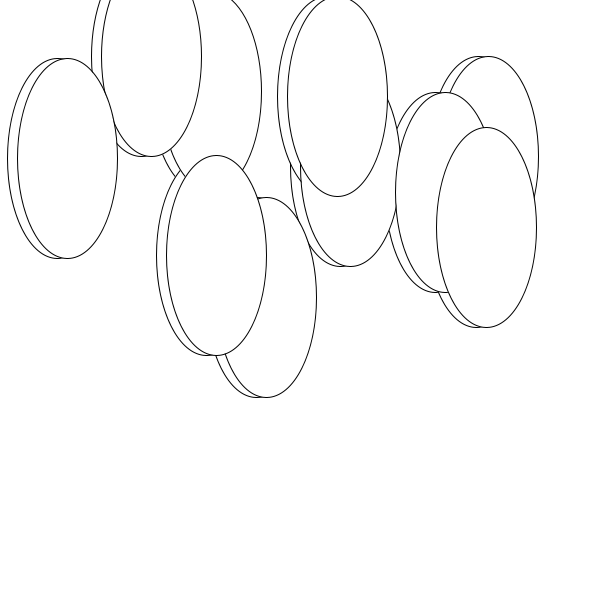
Frame 1 (no input)
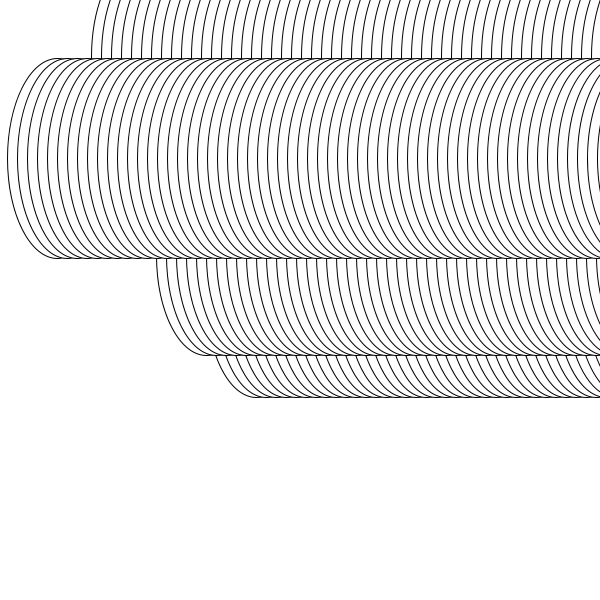
Frame 60 (the mouse pressed at the canvas centre just before this capture)
Frame 120 (the mouse held since frame 60 and released just before this capture): identical to frame 60, image omitted

The Processing sketch that drew these frames (run headless with seeded random() and noise(); from frame 60 on, the mouse is pressed at the canvas centre):

// Processing sketch: Task_4
// ── Task_4.pde
// 4.b & 4.h
Circle[] circles = new Circle[10];

// 4.a
void setup(){
  
  background(255);
  size(600,600);
  
  // 4.e
  // Circle circle1 = new Circle(100, 200);
  
  // 4.g
  // circle1.display();
  
  // 4.i
  for(int i = 0; i < circles.length; i++){
    float x = random(50 , 500);
    float y = random(50 , 500);
    
    // 4.j
    circles[i] = new Circle(x, y);
    circles[i].display();
  
  }
}

void draw(){
  // 4.l
  for(Circle c : circles){
    
    c.move(10,0);
  
  }

}

// ── Circle.pde
// 4.c
class Circle{
  
  float xPosition;
  float yPosition;
  
  // 4.d
  Circle(float xPosition, float yPosition){
  
    this.xPosition = xPosition;
    this.yPosition = yPosition;
  
  }
  
  // 4.f
  void display(){
  
    ellipse(xPosition, yPosition, 100, 200);
    
  }
  
  // 4.k
  void move(float moveX, float moveY){
    
    xPosition += moveX;
    yPosition += moveY;
    this.display();
  
  }
}
